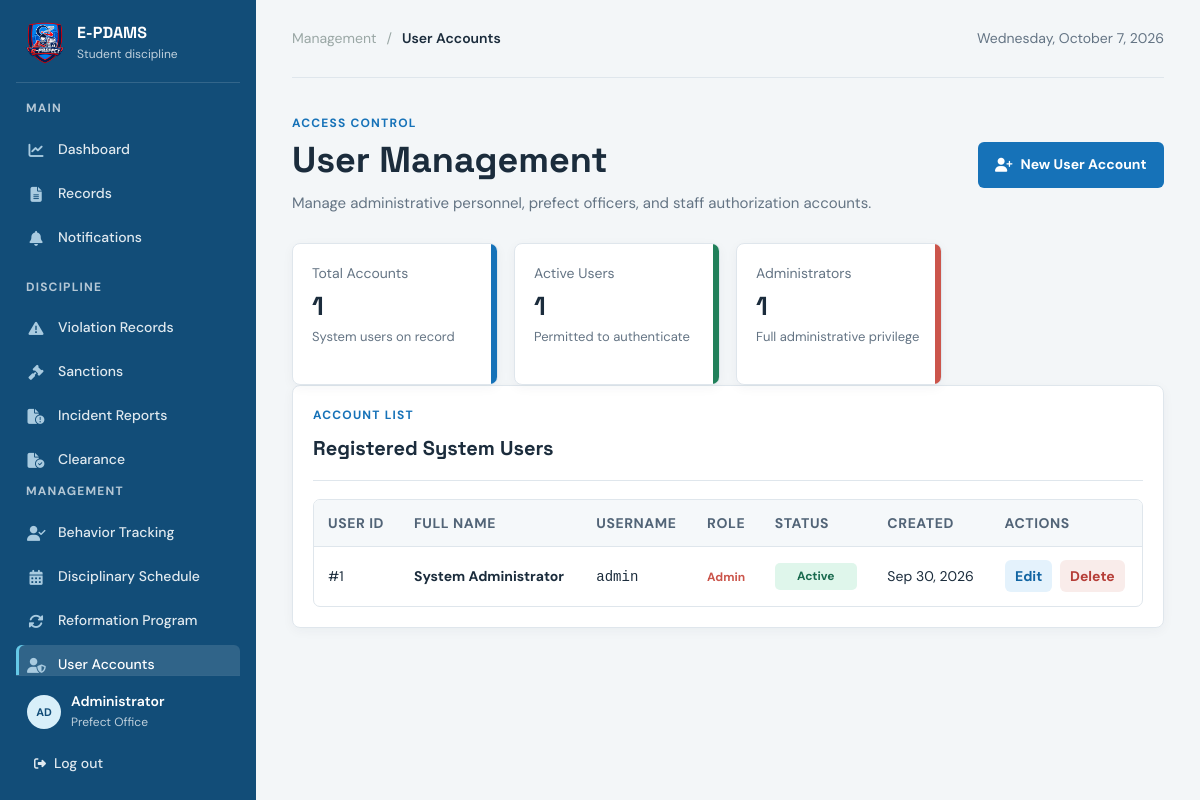
/pages/admin/userManagement.php, run on the app's committed database.
### tables this page shows
CREATE TABLE `users` (
  `user_id` int(11) NOT NULL,
  `username` varchar(50) NOT NULL,
  `password` varchar(255) NOT NULL,
  `full_name` varchar(100) NOT NULL,
  `role` varchar(30) NOT NULL DEFAULT 'admin',
  `status` varchar(20) NOT NULL DEFAULT 'active',
  `created_at` timestamp NOT NULL DEFAULT current_timestamp()
);

### pages/admin/userManagement.php (the view, shortened to what this page needs)
<?php
$conn = getDbConnection();
$usersList = [];
$totalUsers = 0;
$activeUsers = 0;
$adminUsers = 0;
if ($conn) {
    $statRes = $conn->query("SELECT
        COUNT(*) AS total,
        SUM(CASE WHEN status = 'active' THEN 1 ELSE 0 END) AS active_count,
        SUM(CASE WHEN role IN ('admin', 'administrator') THEN 1 ELSE 0 END) AS admin_count
        FROM users");
    if ($statRes && $stats = $statRes->fetch_assoc()) {
        $totalUsers = (int) ($stats['total'] ?? 0);
        $activeUsers = (int) ($stats['active_count'] ?? 0);
        $adminUsers = (int) ($stats['admin_count'] ?? 0);
    }
    $uRes = $conn->query("SELECT user_id, username, full_name, role, status, created_at FROM users ORDER BY user_id DESC");
    if ($uRes) {
        while ($u = $uRes->fetch_assoc()) {
            $usersList[] = $u;
        }
    }
} else {
    $dbError = 'Database connection failed.';
}
$todayLabel = date('l, F j, Y');
?>
<!DOCTYPE html>
<html lang="en">
<head>
    <link rel="stylesheet" href="../css/style.css?v=animations-v1">
    <link rel="stylesheet" href="https://cdnjs.cloudflare.com/ajax/libs/font-awesome/6.5.2/css/all.min.css">
</head>
<body>
    <div class="dashboard-shell">
        <aside class="sidebar" id="sidebar" aria-label="Primary navigation">
            <div class="sidebar-header">
                <div class="sidebar-brand">
                    <img src="../../assets/logo.png" alt="E-PDAMS Logo" class="brand-logo-img">
                    <div><strong>E-PDAMS</strong><span>Student discipline</span></div>
                </div>
            </div>
            <nav class="sidebar-nav">
                <p class="nav-label">Main</p>
                <a class="nav-link" href="dashboard.php"><i class="fa-solid fa-chart-line nav-icon"></i><span>Dashboard</span></a>
                <a class="nav-link" href="records.php"><i class="fa-solid fa-file-lines nav-icon"></i><span>Records</span></a>
                <a class="nav-link" href="notification.php"><i class="fa-solid fa-bell nav-icon"></i><span>Notifications</span></a>
                <p class="nav-label">Discipline</p>
                <a class="nav-link" href="violationSetup.php"><i class="fa-solid fa-triangle-exclamation nav-icon"></i><span>Violation Records</span></a>
                <a class="nav-link" href="sanction.php"><i class="fa-solid fa-gavel nav-icon"></i><span>Sanctions</span></a>
                <a class="nav-link" href="IncidentReports.php"><i class="fa-solid fa-file-circle-exclamation nav-icon"></i><span>Incident Reports</span></a>
                <a class="nav-link" href="clearance.php"><i class="fa-solid fa-file-circle-check nav-icon"></i><span>Clearance</span></a>
                <p class="nav-label">Management</p>
                <a class="nav-link" href="behaviorTracking.php"><i class="fa-solid fa-user-check nav-icon"></i><span>Behavior Tracking</span></a>
                <a class="nav-link" href="disciplinarySchedule.php"><i class="fa-solid fa-calendar-days nav-icon"></i><span>Disciplinary Schedule</span></a>
                <a class="nav-link" href="reformationProgram.php"><i class="fa-solid fa-rotate nav-icon"></i><span>Reformation Program</span></a>
                <a class="nav-link active" href="userManagement.php" aria-current="page"><i class="fa-solid fa-user-shield nav-icon"></i><span>User Accounts</span></a>
            </nav>
            <div class="sidebar-footer">
                <div class="profile-chip">
                    <div class="profile-avatar">AD</div>
                    <div><strong>Administrator</strong><span>Prefect Office</span></div>
                </div>
                <a class="logout-link" href="../../auth/auth_logout.php">
                    <i class="fa-solid fa-right-from-bracket quit"></i>
                    <span>Log out</span>
                </a>
            </div>
        </aside>
        <main class="main-content">
            <header class="topbar">
                <div class="breadcrumb"><span>Management</span><span aria-hidden="true">/</span><strong>User Accounts</strong></div>
                <div class="topbar-date"><?= htmlspecialchars($todayLabel); ?></div>
            </header>
            <section class="page-heading">
                <div>
                    <p class="eyebrow">Access Control</p>
                    <h1>User Management</h1>
                    <p class="heading-copy">Manage administrative personnel, prefect officers, and staff authorization accounts.</p>
                </div>
                <button class="primary-button" id="new-user-btn" type="button">
                    <i class="fa-solid fa-user-plus"></i> New User Account
                </button>
            </section>
            <section class="metrics" aria-label="Users overview">
                <article class="metric-card accent-teal">
                    <span>Total Accounts</span>
                    <strong><?= number_format($totalUsers); ?></strong>
                    <small>System users on record</small>
                </article>
                <article class="metric-card accent-green">
                    <span>Active Users</span>
                    <strong><?= number_format($activeUsers); ?></strong>
                    <small>Permitted to authenticate</small>
                </article>
                <article class="metric-card accent-coral">
                    <span>Administrators</span>
                    <strong><?= number_format($adminUsers); ?></strong>
                    <small>Full administrative privilege</small>
                </article>
            </section>
            <section class="activity-panel">
                <div class="panel-heading">
                    <div>
                        <p class="eyebrow">Account List</p>
                        <h2>Registered System Users</h2>
                    </div>
                </div>
                <div class="records-table-wrap">
                    <table class="records-table">
                        <thead>
                            <tr>
                                <th>User ID</th>
                                <th>Full Name</th>
                                <th>Username</th>
                                <th>Role</th>
                                <th>Status</th>
                                <th>Created</th>
                                <th>Actions</th>
                            </tr>
                        </thead>
                        <tbody>
                            <?php if (!empty($usersList)): ?>
                                <?php foreach ($usersList as $u): ?>
                                    <?php
                                    $st = strtolower($u['status']);
                                    $badge = $st === 'active' ? 'approved' : 'archived';
                                    ?>
                                    <tr>
                                        <td>#<?= (int) $u['user_id']; ?></td>
                                        <td><strong><?= htmlspecialchars($u['full_name']); ?></strong></td>
                                        <td><code><?= htmlspecialchars($u['username']); ?></code></td>
                                        <td><span class="severity-label"><?= htmlspecialchars(ucfirst($u['role'])); ?></span></td>
                                        <td><span class="status-badge <?= $badge; ?>"><?= htmlspecialchars(ucfirst($u['status'])); ?></span></td>
                                        <td><?= htmlspecialchars(date('M j, Y', strtotime($u['created_at']))); ?></td>
                                        <td class="record-actions">
                                            <button class="table-action edit-user-btn" data-user='<?= htmlspecialchars(json_encode($u), ENT_QUOTES, 'UTF-8'); ?>' type="button">Edit</button>
                                            <button class="table-action delete-record delete-user-btn" data-id="<?= (int) $u['user_id']; ?>" type="button">Delete</button>
                                        </td>
                                    </tr>
                                <?php endforeach; ?>
                            <?php endif; ?>
                        </tbody>
                    </table>
                </div>
            </section>
        </main>
    </div>
</body>
</html>

### data on the page
users: user_id "1", full_name "System Administrator", username "admin", role "Admin", status "Active", created_at "Sep 30, 2026"

### other printed values
$totalUsers "1"
$activeUsers "1"
$adminUsers "1"
